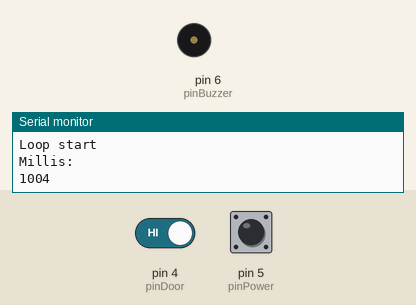
Simulated run of this sketch. Board: Arduino Uno, built with avr-gcc and run on an emulated ATmega328P. Parts: buzzer (waves = sounding), the last lines printed to the serial monitor. Inputs (shaded band) come from the test bench; at power-on: pin 4 (pinDoor) HIGH, pin 5 (pinPower) HIGH.

Above: at 1.2 s.
1.3 s: pin 4 (pinDoor) driven LOW
3.5 s: pin 5 (pinPower) pulled LOW for 0.15 s
6.5 s: pin 4 (pinDoor) driven HIGH
At 8.8 s:
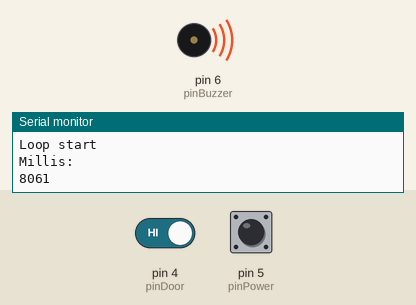
9.5 s: pin 5 (pinPower) pulled LOW for 1 s
At 12.4 s:
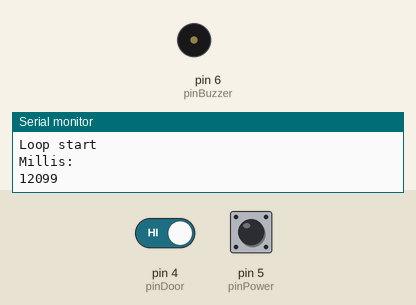
Timing chart, 0 to 13.0 s (numbered marks = the images above; inputs shaded):
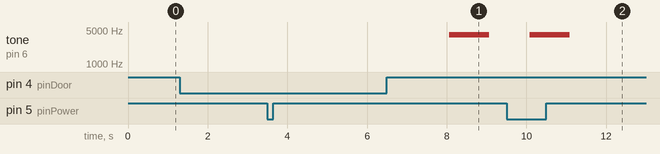

Measured:
- after the input at 6.5 s, tone on pin 6 (pinBuzzer): silent → 4000 Hz after 1.6 s, → silent 1.0 s later
- after the input at 9.5 s, tone on pin 6 (pinBuzzer): goes on until 11.1 s, then stays silent

The sketch:

buzzer.ino
```cpp
const int pinDoor = 4;
const int pinPower = 5;
const int pinBuzzer = 6;

int doorClosedPrevious = 2;                  // 0 = door open, 1 = door closed, 2 = undefined
unsigned int doorClosedLastSecondTimes = 0;

int powerOnPrevious = 2;  // 0 = power off, 1 = power on, 2 = undefined
unsigned int powerOnLastSecondTimes = 0;

unsigned int washingSeconds = 0;

int currentlyBeeping = 0;                      // 0 = silence (currently washing), 1 = performing beeping procedure (washing completed)
int currentlySecondsAfterFinishedWashing = 0;  // counter of seconds after washing completion

int beepIntervalSeconds[] = {
  0,
  0 + 0.5 * 60,
  0 + 0.5 * 60 + 1 * 60,
  0 + 0.5 * 60 + 1 * 60 + 2 * 60,
  0 + 0.5 * 60 + 1 * 60 + 2 * 60 + 3 * 60,
  0 + 0.5 * 60 + 1 * 60 + 2 * 60 + 3 * 60 + 5 * 60,
  0 + 0.5 * 60 + 1 * 60 + 2 * 60 + 3 * 60 + 5 * 60 + 8 * 60,
};  // modified fibonacci


void setup() {
  pinMode(pinDoor, INPUT_PULLUP);
  pinMode(pinPower, INPUT_PULLUP);
  pinMode(pinBuzzer, OUTPUT);
  Serial.begin(250000);  // https://arduino.stackexchange.com/a/299
  Serial.println("Init. Idea: 22.12.2024. Firmware: 23.12.2024.");
}

void beep() {
  Serial.println("beep()");
  tone(pinBuzzer, 4000);
  Serial.println("beep() end");
}
void stopBeeping() {
  Serial.println("stopBeeping()");
  noTone(pinBuzzer);
  Serial.println("stopBeeping() end");
}

void loop() {
  Serial.println("---------");
  Serial.println("Loop start");
  unsigned long previousMillis = millis();
  Serial.println("Millis: ");
  Serial.println(previousMillis);
  doorClosedLastSecondTimes = 0;
  powerOnLastSecondTimes = 0;
  while (millis() - previousMillis < 1000) {       // https://arduino.stackexchange.com/a/12591
    int pinDoorStateRead1 = digitalRead(pinDoor);  // 5us
    int pinDoorStateRead2 = digitalRead(pinDoor);  // 5us
    int pinDoorStateRead3 = digitalRead(pinDoor);  // 5us
    if ((pinDoorStateRead1 == pinDoorStateRead2) && (pinDoorStateRead2 == pinDoorStateRead3)) {
      if (pinDoorStateRead1 == 0) doorClosedLastSecondTimes++;
    }

    int pinPowerStateRead1 = digitalRead(pinPower);  // 5us
    int pinPowerStateRead2 = digitalRead(pinPower);  // 5us
    int pinPowerStateRead3 = digitalRead(pinPower);  // 5us
    if ((pinPowerStateRead1 == pinPowerStateRead2) && (pinPowerStateRead2 == pinPowerStateRead3)) {
      if (pinPowerStateRead1 == 0) powerOnLastSecondTimes++;
    }
  }
  Serial.println("powerOnLastSecondTimes:");
  Serial.println(powerOnLastSecondTimes);
  Serial.println("doorClosedLastSecondTimes:");
  Serial.println(doorClosedLastSecondTimes);


  // value is either 0 or near 2300 (when 125Hz) and 9300 (when 500Hz). 34000 is [invalid] maximum (when every reading is matched).
  // 200 is guaranteed to be within acceptable bounds 0 < 200 < 2300.
  int doorClosedCurrent = doorClosedLastSecondTimes > 200;
  int powerOnCurrent = powerOnLastSecondTimes > 200;
  Serial.println("doorClosedCurrent (>200):");
  Serial.println(doorClosedCurrent);
  Serial.println("powerOnCurrent (>200):");
  Serial.println(powerOnCurrent);


  if (doorClosedPrevious == 2 || powerOnPrevious == 2) {  // initialize state
    Serial.println("Initializing state");
    doorClosedPrevious = doorClosedCurrent;
    powerOnPrevious = powerOnCurrent;
  } else {
    // check if something changed:

    // finished washing
    if (doorClosedPrevious == 1 && doorClosedCurrent == 0) {
      Serial.println("doorClosedPrevious == 1 && doorClosedCurrent == 0");
      // start beeping
      if (washingSeconds > 5) {  // debounced
        Serial.println("washingSeconds > 5. Started beeping");
        currentlyBeeping = 1;
        currentlySecondsAfterFinishedWashing = 0;
      }
    }

    // new washing is started
    // this code assumes "door closed" initial state is not a real scenario.
    if (doorClosedPrevious == 0 && doorClosedCurrent == 1) {
      Serial.println("doorClosedPrevious == 0 && doorClosedCurrent == 1");
      Serial.println("Stopped beeping");
      // stop beeping
      currentlyBeeping = 0;
      washingSeconds = 0;
      stopBeeping();
    }

    // power off
    if (powerOnPrevious == 1 && powerOnCurrent == 0) {
      Serial.println("powerOnPrevious == 1 && powerOnCurrent == 0");
      Serial.println("Stopped beeping");
      // stop beeping
      currentlyBeeping = 0;
      stopBeeping();
    }

    // increase washing counter
    if (doorClosedCurrent) washingSeconds += 1;
    Serial.println("washingSeconds");
    Serial.println(washingSeconds);

    // power on
    // if (powerOnCurrent == 0 && powerOnCurrent == 1) {
    //   do nothing
    // }

    // beeping when finished washing
    if (currentlyBeeping) {
      Serial.println("currentlySecondsAfterFinishedWashing:");
      Serial.println(currentlySecondsAfterFinishedWashing);

      // if out of acceptable fibonacci bounds:
      if (currentlySecondsAfterFinishedWashing > 1200) {
        Serial.println("More than 1200 seconds after finished washing");

        // beep once every 10 minutes:
        if ((currentlySecondsAfterFinishedWashing % 600) == 0) {
          beep();
        }
        // stop the beep on the next second
        if (((currentlySecondsAfterFinishedWashing % 600) - 1) == 0) {
          stopBeeping();
        }
      } else {
        // within fibonacci bounds, try to match fibonacci second
        for (int i = 0; i < 7; i += 1) {
          // if first iteration, beep three times: on 0, 2, 4 second
          // if next iterations, beep once
          int fibonacciMatchedBeep = (currentlySecondsAfterFinishedWashing == (beepIntervalSeconds[i] + 0));
          int firstBeep = currentlySecondsAfterFinishedWashing == 2 || currentlySecondsAfterFinishedWashing == 4;
          if (fibonacciMatchedBeep || firstBeep) {
            Serial.println("modified fibonacci index:");
            Serial.println(i);
            beep();
            break;
          }
          // if first iteration, stop the beep three times: on 1, 3, 5 second
          // if next iterations, stop once (1 second after after beeping)
          int fibonacciMatchedBeepStop = (currentlySecondsAfterFinishedWashing == (beepIntervalSeconds[i] + 1));
          int firstBeepStop = currentlySecondsAfterFinishedWashing == 3 || currentlySecondsAfterFinishedWashing == 5;
          if (fibonacciMatchedBeepStop || firstBeepStop) {
            Serial.println("modified fibonacci index:");
            Serial.println(i);
            stopBeeping();
            break;
          }
        }
      }
      currentlySecondsAfterFinishedWashing += 1;
    }


    Serial.println("Setting doorClosedPrevious and powerOnPrevious");
    doorClosedPrevious = doorClosedCurrent;
    powerOnPrevious = powerOnCurrent;
  }
  Serial.println("Loop end");
}
```
